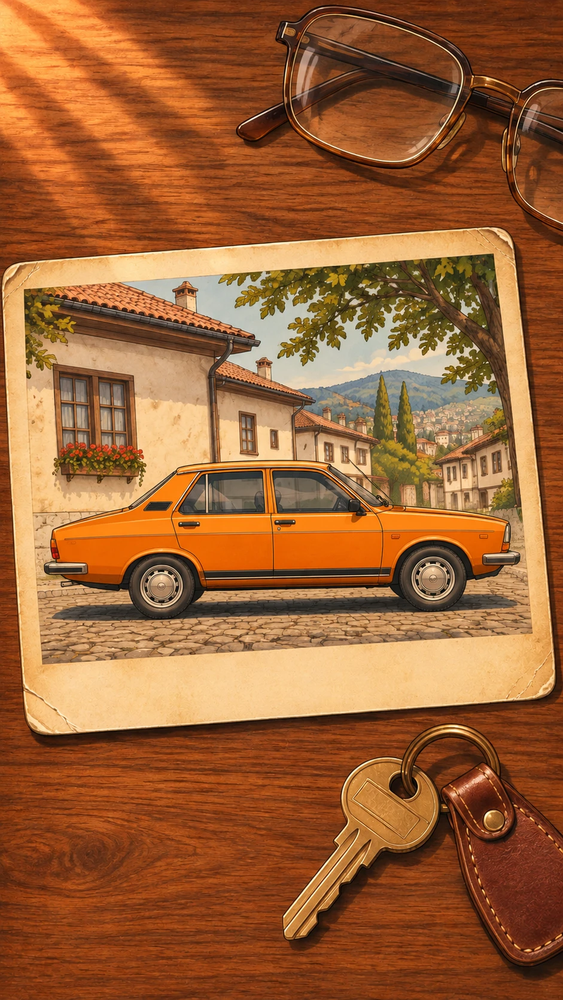
#> input picture toros/assets/gpt/03b_turuncu_r12_foto.png, 563 x 1000 px, shrunk from 941 x 1670 before the run
$ python seg.py ../assets/gpt/03b_turuncu_r12_foto.png out.png
#> lines starting #> are read from the running program, lines starting #| are printed output that depends on the picture; after the words box and inside, x2 and y2 are one past the last pixel; in counts of white or black regions, pixels touching at a corner belong together
import numpy as np, sys
from PIL import Image
from scipy import ndimage as ndi
def seg(path):
#> called with path = '../assets/gpt/03b_turuncu_r12_foto.png'
    a=np.asarray(Image.open(path).convert('RGB')).astype(np.float32)
    r,g,b=a[...,0],a[...,1],a[...,2]
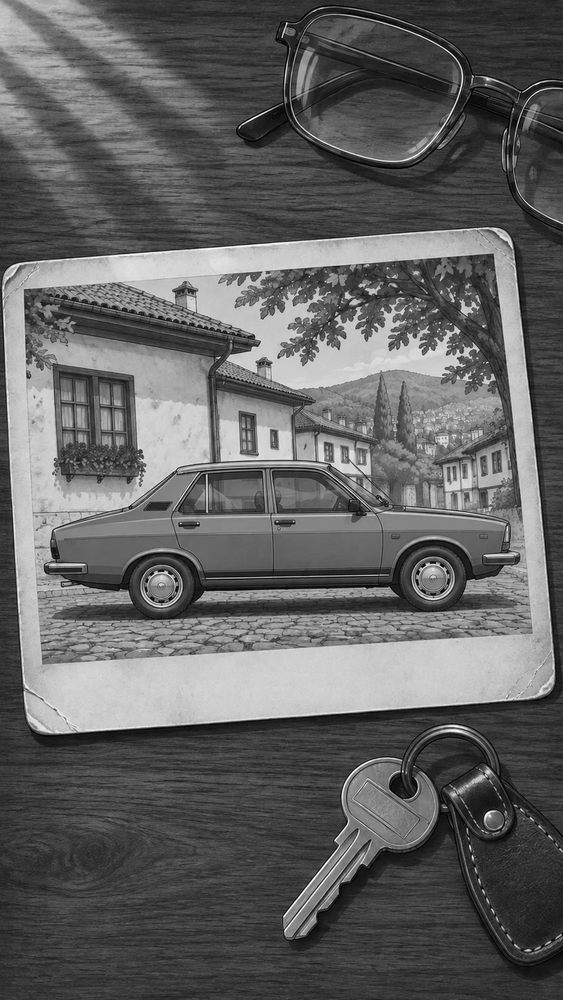
#> g: shape (1000, 563) float32; min 0, max 255, mean 98.3
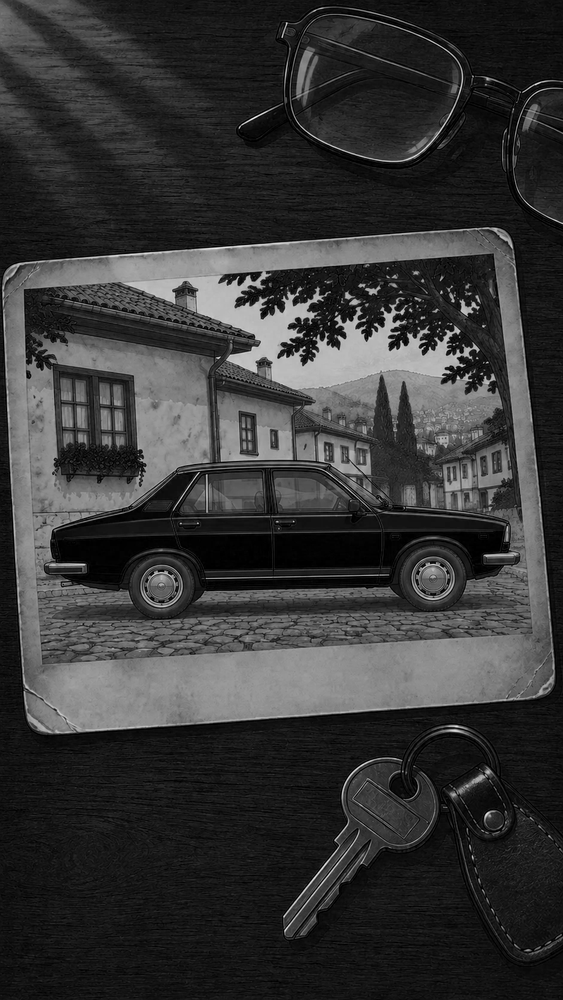
#> b: shape (1000, 563) float32; min 0, max 237, mean 54.4
    mx=a.max(-1); mn=a.min(-1); s=(mx-mn)/np.maximum(mx,1)
#> after `s = (mx - mn) / np.maximum(mx, 1)`:
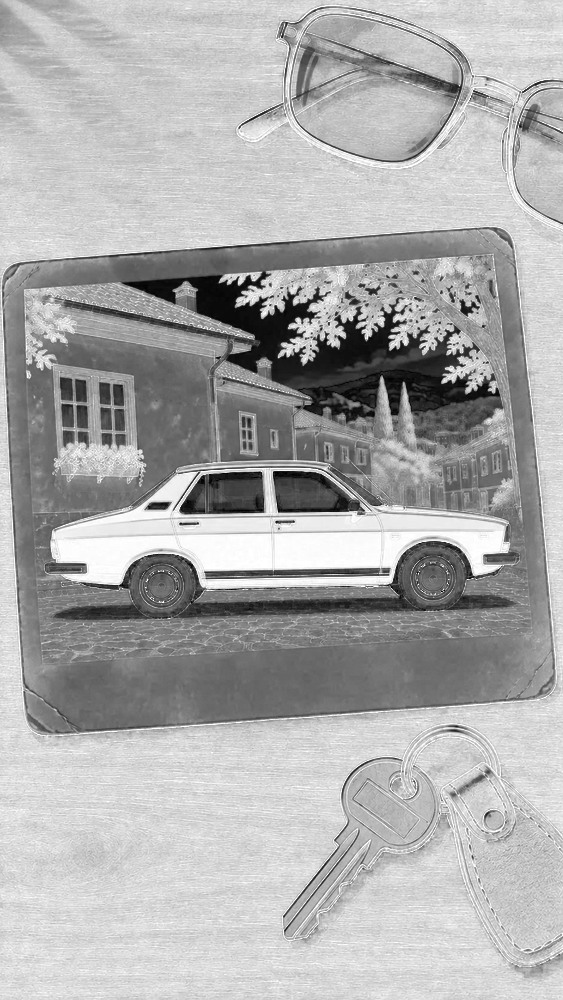
#> s: shape (1000, 563) float32; min 0, max 1, mean 0.677
    orange=(s>0.30)&(r>=g)&(g>=b-5)&((r-b)>45)
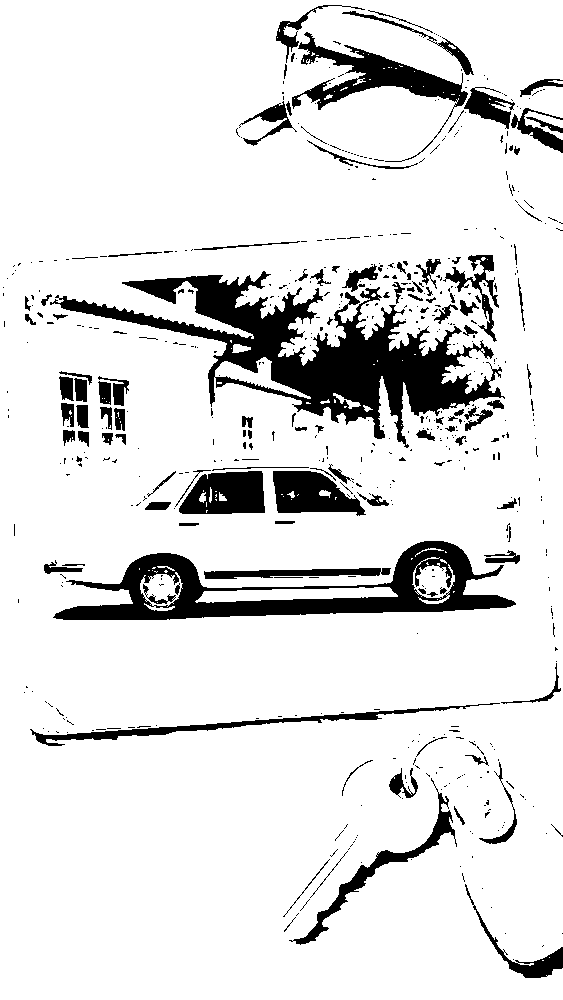
#> orange: shape (1000, 563) bool; 87.9% white; 580 black regions (461 under 20 px), largest, box (x1, y1, x2, y2) and area: (50, 271, 505, 448) 22544, (53, 541, 516, 620) 12383, (292, 32, 468, 162) 4438
    lab,n=ndi.label(orange)
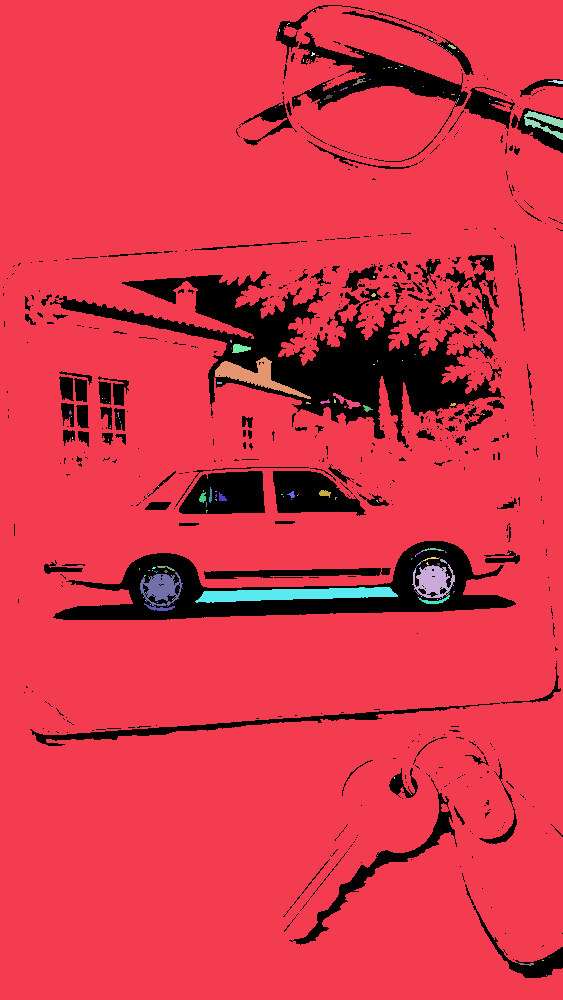
#> lab: shape (1000, 563) int32; 204 distinct labels, from 0 to 203; one colour per label, 0 black
#> n = 203
    border=set(np.unique(np.concatenate([lab[0],lab[-1],lab[:,0],lab[:,-1]])))-{0}
#> border = 3 items
    bg=np.isin(lab,list(border))
#> bg: shape (1000, 563) bool; 86.8% white; 563 black regions (449 under 20 px), largest, box (x1, y1, x2, y2) and area: (50, 271, 505, 448) 24122, (53, 541, 516, 620) 16767, (292, 32, 468, 162) 4565
    car=~bg
    car=ndi.binary_fill_holes(car)
    # keep biggest component
    lab2,n2=ndi.label(car); sizes=ndi.sum(car,lab2,range(1,n2+1)); car=lab2==(1+np.argmax(sizes))
#> after `lab2, n2 = ndi.label(car)`:
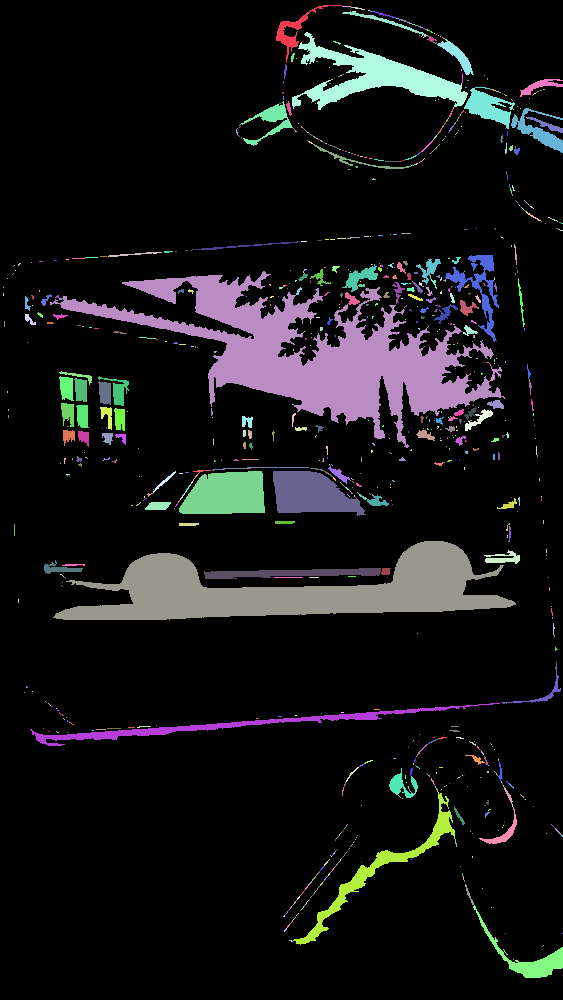
#> lab2: shape (1000, 563) int32; 979 distinct labels, from 0 to 978; one colour per label, 0 black
#> after `lab2, n2 = ndi.label(car)`: n2 = 978
#> after `sizes = ndi.sum(car, lab2, range(1, n2 + 1))`: sizes = 978 values, max 23900 at index 290, min 1 at index 15, mean 76.14
#> after `car = lab2 == 1 + np.argmax(sizes)`: car: shape (1000, 563) bool; 4.2% white; 1 white region, box (x1, y1, x2, y2) and area: (50, 271, 505, 448) 23900
    return a,car,s
if __name__=='__main__':
    a,car,s=seg(sys.argv[1])
    out=a.copy(); out[~car]=[0,255,0]
#> after `out[~car] = [0, 255, 0]`:
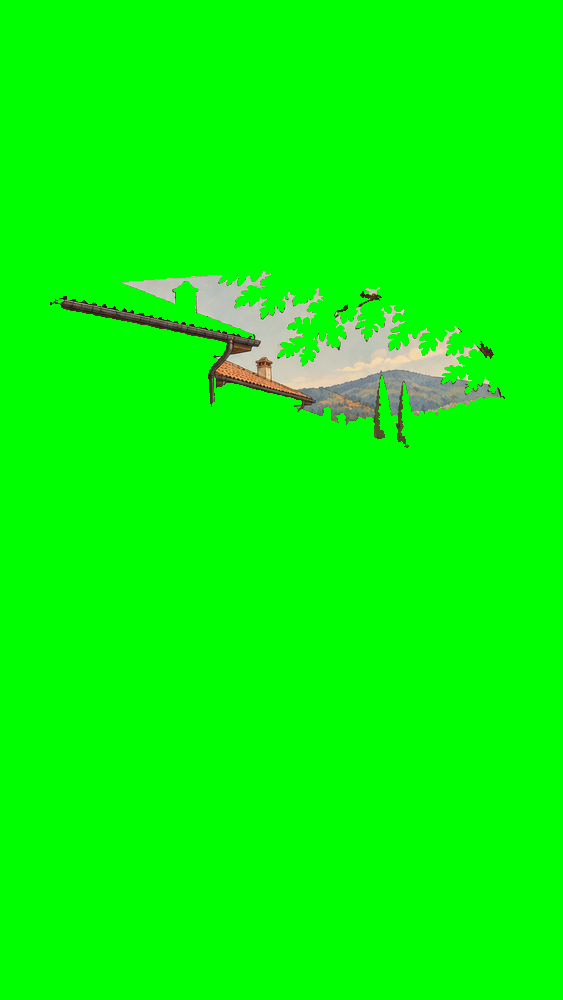
#> out: shape (1000, 563, 3) float32; mean R, G, B 7, 251.7, 6
    Image.fromarray(out.astype(np.uint8)).save(sys.argv[2])
